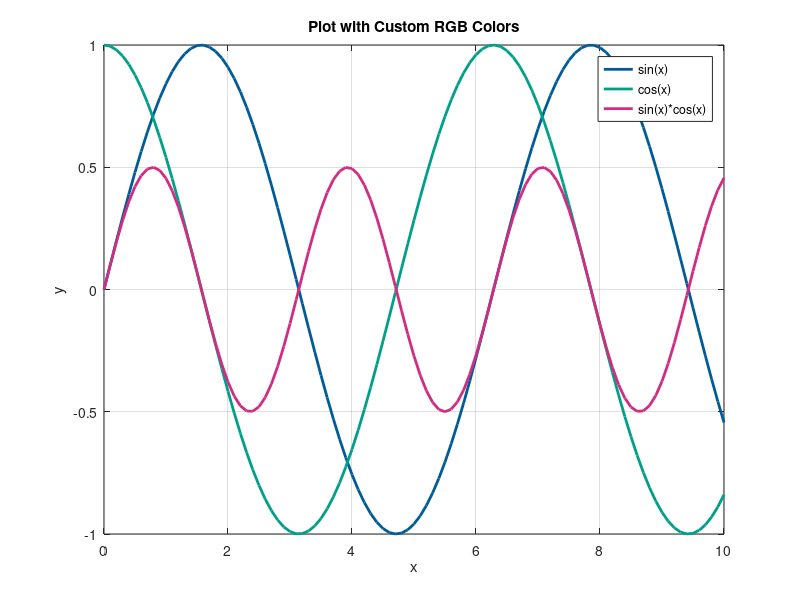

Write MATLAB code to recreate this figure.
color1 = [0, 91, 150] / 255;   % (0,91,150)
color2 = [0, 159, 136] / 255;  % (0,159,136)
color3 = [208, 44, 129] / 255; % (208,44,129)

x = 0:0.1:10;
y1 = sin(x);
y2 = cos(x);
y3 = sin(x).*cos(x);

% color1 = [0, 91, 150] / 255;
% color2 = [0, 159, 136] / 255;
% color3 = [208, 44, 129] / 255;

figure;
plot(x, y1, 'Color', color1, 'LineWidth', 2); hold on;
plot(x, y2, 'Color', color2, 'LineWidth', 2);
plot(x, y3, 'Color', color3, 'LineWidth', 2);
legend('sin(x)', 'cos(x)', 'sin(x)*cos(x)');
xlabel('x'); ylabel('y');
grid on;
title('Plot with Custom RGB Colors');
